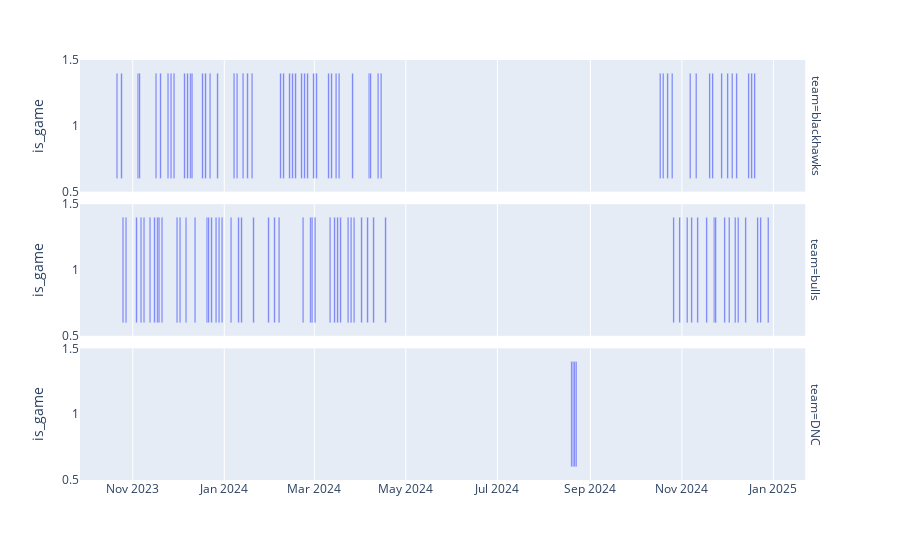

The notebook cell saved with this chart:
### Markdown cell above
Ok so we learn that baseball season runs from April - October.
Football season is the least dense.

### Code cell
plot_data = attend.loc[attend.stadium == 'united center'].assign(
    dateplus1 = lambda x: pd.to_datetime(x['date'])+pd.Timedelta(1,'D'),
    is_game = 1)
px.timeline(plot_data, x_start='date', x_end='dateplus1', y='is_game', facet_row='team')

### Figure 1 — Plotly figure (JSON) as saved in the notebook; plotly's stock layout.template omitted (floating-point values rounded to 4 significant figures)
{"data": [{"alignmentgroup": "True", "base": ["2023-10-21", "2023-10-24", "2023-11-04", "2023-11-05", "2023-11-16", "2023-11-19", "2023-11-24", "2023-11-26", "2023-11-28", "2023-12-05", "2023-12-07", "2023-12-09", "2023-12-10", "2023-12-17", "2023-12-19", "2023-12-22", "2023-12-27", "2024-01-07", "2024-01-09", "2024-01-13", "2024-01-16", "2024-01-19", "2024-02-07", "2024-02-09", "2024-02-13", "2024-02-15", "2024-02-17", "2024-02-21", "2024-02-23", "2024-02-25", "2024-02-29", "2024-03-02", "2024-03-10", "2024-03-12", "2024-03-15", "2024-03-17", "2024-03-26", "2024-04-06", "2024-04-07", "2024-04-12", "2024-04-14", "2024-10-17", "2024-10-19", "2024-10-22", "2024-10-25", "2024-11-06", "2024-11-10", "2024-11-19", "2024-11-21", "2024-11-27", "2024-12-01", "2024-12-04", "2024-12-07", "2024-12-15", "2024-12-17", "2024-12-19"], "hovertemplate": "team=blackhawks<br>date=%{base}<br>dateplus1=%{x}<br>is_game=%{y}<extra></extra>", "legendgroup": "", "marker": {"color": "#636efa", "pattern": {"shape": ""}}, "name": "", "offsetgroup": "", "orientation": "h", "showlegend": false, "textposition": "auto", "type": "bar", "x": [86400000, 86400000, 86400000, 86400000, 86400000, 86400000, 86400000, 86400000, 86400000, 86400000, 86400000, 86400000, 86400000, 86400000, 86400000, 86400000, 86400000, 86400000, 86400000, 86400000, 86400000, 86400000, 86400000, 86400000, 86400000, 86400000, 86400000, 86400000, 86400000, 86400000, 86400000, 86400000, 86400000, 86400000, 86400000, 86400000, 86400000, 86400000, 86400000, 86400000, 86400000, 86400000, 86400000, 86400000, 86400000, 86400000, 86400000, 86400000, 86400000, 86400000, 86400000, 86400000, 86400000, 86400000, 86400000, 86400000], "xaxis": "x3", "y": [1, 1, 1, 1, 1, 1, 1, 1, 1, 1, 1, 1, 1, 1, 1, 1, 1, 1, 1, 1, 1, 1, 1, 1, 1, 1, 1, 1, 1, 1, 1, 1, 1, 1, 1, 1, 1, 1, 1, 1, 1, 1, 1, 1, 1, 1, 1, 1, 1, 1, 1, 1, 1, 1, 1, 1], "yaxis": "y3"}, {"alignmentgroup": "True", "base": ["2023-10-25", "2023-10-27", "2023-11-03", "2023-11-06", "2023-11-08", "2023-11-12", "2023-11-15", "2023-11-17", "2023-11-18", "2023-11-20", "2023-11-30", "2023-12-02", "2023-12-06", "2023-12-12", "2023-12-20", "2023-12-21", "2023-12-23", "2023-12-26", "2023-12-28", "2023-12-30", "2024-01-05", "2024-01-10", "2024-01-12", "2024-01-20", "2024-01-30", "2024-02-03", "2024-02-06", "2024-02-22", "2024-02-27", "2024-02-28", "2024-03-01", "2024-03-11", "2024-03-14", "2024-03-16", "2024-03-18", "2024-03-23", "2024-03-25", "2024-03-27", "2024-04-01", "2024-04-05", "2024-04-09", "2024-04-17", "2024-10-26", "2024-10-30", "2024-11-04", "2024-11-07", "2024-11-11", "2024-11-17", "2024-11-22", "2024-11-23", "2024-11-29", "2024-12-02", "2024-12-06", "2024-12-08", "2024-12-13", "2024-12-21", "2024-12-23", "2024-12-28"], "hovertemplate": "team=bulls<br>date=%{base}<br>dateplus1=%{x}<br>is_game=%{y}<extra></extra>", "legendgroup": "", "marker": {"color": "#636efa", "pattern": {"shape": ""}}, "name": "", "offsetgroup": "", "orientation": "h", "showlegend": false, "textposition": "auto", "type": "bar", "x": [86400000, 86400000, 86400000, 86400000, 86400000, 86400000, 86400000, 86400000, 86400000, 86400000, 86400000, 86400000, 86400000, 86400000, 86400000, 86400000, 86400000, 86400000, 86400000, 86400000, 86400000, 86400000, 86400000, 86400000, 86400000, 86400000, 86400000, 86400000, 86400000, 86400000, 86400000, 86400000, 86400000, 86400000, 86400000, 86400000, 86400000, 86400000, 86400000, 86400000, 86400000, 86400000, 86400000, 86400000, 86400000, 86400000, 86400000, 86400000, 86400000, 86400000, 86400000, 86400000, 86400000, 86400000, 86400000, 86400000, 86400000, 86400000], "xaxis": "x2", "y": [1, 1, 1, 1, 1, 1, 1, 1, 1, 1, 1, 1, 1, 1, 1, 1, 1, 1, 1, 1, 1, 1, 1, 1, 1, 1, 1, 1, 1, 1, 1, 1, 1, 1, 1, 1, 1, 1, 1, 1, 1, 1, 1, 1, 1, 1, 1, 1, 1, 1, 1, 1, 1, 1, 1, 1, 1, 1], "yaxis": "y2"}, {"alignmentgroup": "True", "base": ["2024-08-19", "2024-08-20", "2024-08-21", "2024-08-22"], "hovertemplate": "team=DNC<br>date=%{base}<br>dateplus1=%{x}<br>is_game=%{y}<extra></extra>", "legendgroup": "", "marker": {"color": "#636efa", "pattern": {"shape": ""}}, "name": "", "offsetgroup": "", "orientation": "h", "showlegend": false, "textposition": "auto", "type": "bar", "x": [86400000, 86400000, 86400000, 86400000], "xaxis": "x", "y": [1, 1, 1, 1], "yaxis": "y"}], "layout": {"annotations": [{"font": {}, "showarrow": false, "text": "team=DNC", "textangle": 90, "x": 0.98, "xanchor": "left", "xref": "paper", "y": 0.1567, "yanchor": "middle", "yref": "paper"}, {"font": {}, "showarrow": false, "text": "team=bulls", "textangle": 90, "x": 0.98, "xanchor": "left", "xref": "paper", "y": 0.5, "yanchor": "middle", "yref": "paper"}, {"font": {}, "showarrow": false, "text": "team=blackhawks", "textangle": 90, "x": 0.98, "xanchor": "left", "xref": "paper", "y": 0.8433, "yanchor": "middle", "yref": "paper"}], "barmode": "overlay", "legend": {"tracegroupgap": 0}, "margin": {"t": 60}, "xaxis": {"anchor": "y", "domain": [0, 0.98], "type": "date"}, "xaxis2": {"anchor": "y2", "domain": [0, 0.98], "matches": "x", "showticklabels": false, "type": "date"}, "xaxis3": {"anchor": "y3", "domain": [0, 0.98], "matches": "x", "showticklabels": false, "type": "date"}, "yaxis": {"anchor": "x", "domain": [0, 0.3133], "title": {"text": "is_game"}}, "yaxis2": {"anchor": "x2", "domain": [0.3433, 0.6567], "matches": "y", "title": {"text": "is_game"}}, "yaxis3": {"anchor": "x3", "domain": [0.6867, 1.0], "matches": "y", "title": {"text": "is_game"}}}}
